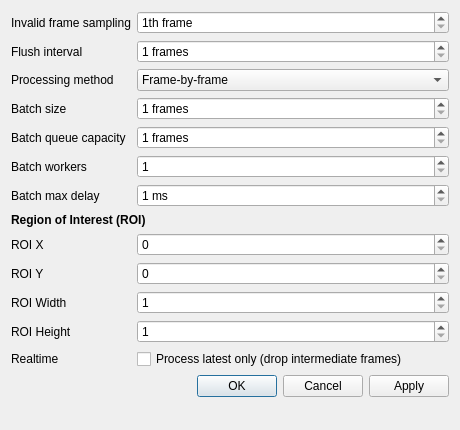
<?xml version="1.0" encoding="UTF-8"?>
<ui version="4.0">
 <class>ProcessingSettingsDialog</class>
 <widget class="QDialog" name="ProcessingSettingsDialog">
  <property name="geometry">
   <rect>
    <x>0</x>
    <y>0</y>
    <width>460</width>
    <height>430</height>
   </rect>
  </property>
  <property name="windowTitle">
   <string>Processing Settings</string>
  </property>
  <property name="modal">
   <bool>true</bool>
  </property>
  <layout class="QVBoxLayout" name="verticalLayout">
   <item>
    <layout class="QFormLayout" name="formLayout">
     <item row="0" column="0">
      <widget class="QLabel" name="invalidSamplingLabel">
       <property name="text">
        <string>Invalid frame sampling</string>
       </property>
      </widget>
     </item>
     <item row="0" column="1">
      <widget class="QSpinBox" name="invalidSamplingSpin">
       <property name="minimum">
        <number>1</number>
       </property>
       <property name="maximum">
        <number>10000</number>
       </property>
       <property name="suffix">
        <string>th frame</string>
       </property>
       <property name="toolTip">
        <string>Save every Nth invalid frame (1 = save all, higher = fewer frames)</string>
       </property>
      </widget>
     </item>
     <item row="1" column="0">
      <widget class="QLabel" name="flushIntervalLabel">
       <property name="text">
        <string>Flush interval</string>
       </property>
      </widget>
     </item>
     <item row="1" column="1">
      <widget class="QSpinBox" name="flushIntervalSpin">
       <property name="minimum">
        <number>1</number>
       </property>
       <property name="maximum">
        <number>10000</number>
       </property>
       <property name="suffix">
        <string> frames</string>
       </property>
       <property name="toolTip">
        <string>Flush buffered frames to HDF5 every N frames</string>
       </property>
      </widget>
     </item>
     <item row="2" column="0">
      <widget class="QLabel" name="realtimeModeLabel">
       <property name="text">
        <string>Processing method</string>
       </property>
      </widget>
     </item>
     <item row="2" column="1">
      <widget class="QComboBox" name="realtimeModeCombo">
       <property name="toolTip">
        <string>Select frame-by-frame realtime processing or the KIN-6 async batch queue.</string>
       </property>
       <item>
        <property name="text">
         <string>Frame-by-frame</string>
        </property>
       </item>
       <item>
        <property name="text">
         <string>KIN-6 async batch</string>
        </property>
       </item>
      </widget>
     </item>
     <item row="3" column="0">
      <widget class="QLabel" name="batchSizeLabel">
       <property name="text">
        <string>Batch size</string>
       </property>
      </widget>
     </item>
     <item row="3" column="1">
      <widget class="QSpinBox" name="batchSizeSpin">
       <property name="minimum">
        <number>1</number>
       </property>
       <property name="maximum">
        <number>10000</number>
       </property>
       <property name="suffix">
        <string> frames</string>
       </property>
       <property name="toolTip">
        <string>Number of frames grouped before the async batch worker processes them.</string>
       </property>
      </widget>
     </item>
     <item row="4" column="0">
      <widget class="QLabel" name="batchQueueLabel">
       <property name="text">
        <string>Batch queue capacity</string>
       </property>
      </widget>
     </item>
     <item row="4" column="1">
      <widget class="QSpinBox" name="batchQueueSpin">
       <property name="minimum">
        <number>1</number>
       </property>
       <property name="maximum">
        <number>1000000</number>
       </property>
       <property name="suffix">
        <string> frames</string>
       </property>
       <property name="toolTip">
        <string>Maximum frames allowed in the async batch queue before new frames are dropped.</string>
       </property>
      </widget>
     </item>
     <item row="5" column="0">
      <widget class="QLabel" name="batchWorkersLabel">
       <property name="text">
        <string>Batch workers</string>
       </property>
      </widget>
     </item>
     <item row="5" column="1">
      <widget class="QSpinBox" name="batchWorkersSpin">
       <property name="minimum">
        <number>1</number>
       </property>
       <property name="maximum">
        <number>64</number>
       </property>
       <property name="toolTip">
        <string>Number of worker threads used by the async batch queue.</string>
       </property>
      </widget>
     </item>
     <item row="6" column="0">
      <widget class="QLabel" name="batchDelayLabel">
       <property name="text">
        <string>Batch max delay</string>
       </property>
      </widget>
     </item>
     <item row="6" column="1">
      <widget class="QSpinBox" name="batchDelaySpin">
       <property name="minimum">
        <number>1</number>
       </property>
       <property name="maximum">
        <number>1000</number>
       </property>
       <property name="suffix">
        <string> ms</string>
       </property>
       <property name="toolTip">
        <string>Maximum time to wait before processing a partial batch.</string>
       </property>
      </widget>
     </item>
     <item row="7" column="0" colspan="2">
      <widget class="QLabel" name="roiLabel">
       <property name="text">
        <string>&lt;b&gt;Region of Interest (ROI)&lt;/b&gt;</string>
       </property>
      </widget>
     </item>
     <item row="8" column="0">
      <widget class="QLabel" name="roiXLabel">
       <property name="text">
        <string>ROI X</string>
       </property>
      </widget>
     </item>
     <item row="8" column="1">
      <widget class="QSpinBox" name="roiXSpin">
       <property name="minimum">
        <number>0</number>
       </property>
       <property name="toolTip">
        <string>ROI X position (left edge)</string>
       </property>
      </widget>
     </item>
     <item row="9" column="0">
      <widget class="QLabel" name="roiYLabel">
       <property name="text">
        <string>ROI Y</string>
       </property>
      </widget>
     </item>
     <item row="9" column="1">
      <widget class="QSpinBox" name="roiYSpin">
       <property name="minimum">
        <number>0</number>
       </property>
       <property name="toolTip">
        <string>ROI Y position (top edge)</string>
       </property>
      </widget>
     </item>
     <item row="10" column="0">
      <widget class="QLabel" name="roiWidthLabel">
       <property name="text">
        <string>ROI Width</string>
       </property>
      </widget>
     </item>
     <item row="10" column="1">
      <widget class="QSpinBox" name="roiWidthSpin">
       <property name="minimum">
        <number>1</number>
       </property>
       <property name="toolTip">
        <string>ROI width</string>
       </property>
      </widget>
     </item>
     <item row="11" column="0">
      <widget class="QLabel" name="roiHeightLabel">
       <property name="text">
        <string>ROI Height</string>
       </property>
      </widget>
     </item>
     <item row="11" column="1">
      <widget class="QSpinBox" name="roiHeightSpin">
       <property name="minimum">
        <number>1</number>
       </property>
       <property name="toolTip">
        <string>ROI height</string>
       </property>
      </widget>
     </item>
     <item row="12" column="0">
      <widget class="QLabel" name="realtimeLabel">
       <property name="text">
        <string>Realtime</string>
       </property>
      </widget>
     </item>
     <item row="12" column="1">
      <widget class="QCheckBox" name="dropFramesCheck">
       <property name="text">
        <string>Process latest only (drop intermediate frames)</string>
       </property>
       <property name="toolTip">
        <string>When enabled, realtime processing skips queued frames and processes only the most recent frame to reduce latency. (Ignored while an experiment is running.)</string>
       </property>
      </widget>
     </item>
    </layout>
   </item>
   <item>
    <widget class="QDialogButtonBox" name="buttons">
     <property name="standardButtons">
      <set>QDialogButtonBox::Cancel|QDialogButtonBox::Ok|QDialogButtonBox::Apply</set>
     </property>
    </widget>
   </item>
   <item>
    <spacer name="verticalSpacer">
     <property name="orientation">
      <enum>Qt::Vertical</enum>
     </property>
     <property name="sizeHint" stdset="0">
      <size>
       <width>20</width>
       <height>40</height>
      </size>
     </property>
    </spacer>
   </item>
  </layout>
 </widget>
 <resources/>
</ui>
